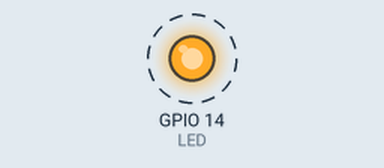
The sketch below on a simulated ESP32. Shown: output pins drawn as LEDs (lit = HIGH). Dashed ring = blinking. What the sketch prints to the serial monitor is not drawn.

Above: at 0.5 s.
Timing chart, 0 to 4.6 s (numbered marks = the images above):
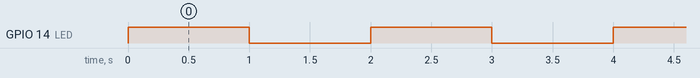

The sketch:

queue_1.ino
```cpp
/*********************************************************
* Exemplo que demonstra como criar uma fila, adicionar e ler
* dados da fila através de duas tasks
* Por: Fábio Souza
*********************************************************/
#define LED_VERMELHO 14   // Pino do LED Vermelho
#define LED_VERDE 13      // Pino do LED Verde
#define LED_AZUL 12       // Pino do LED Azul
#define BOTAO_1 7         // Pino do Botão 1
#define BOTAO_2 6         // Pino do Botão 2
#define BOTAO_3 5         // Pino do Botão 3
#define BOTAO_4 4         // Pino do Botão 4
#define BOTAO_5 3         // Pino do Botão 5
#define BOTAO_6 2         // Pino do Botão 6
#define BUZZER  17        // Pino Do Buzzer

/*Bibliotecas FreeRTOS */
#include "freertos/FreeRTOS.h"
#include "freertos/task.h"
#include "freertos/queue.h"

const int LED = LED_VERMELHO;           // Pino do LED

QueueHandle_t xFila;                    // Cria handle da fila
TaskHandle_t xTask1Handle,xTask2Handle; // Cria a handle das tasks

void vTask1(void *pvParameters);        // Protótipo da Task 1
void vTask2(void *pvParameters);        // Protótipo da Task 2

void setup() {

  BaseType_t xReturned;                 // Variável para armazenar o retorno das funções do FreeRTOS

  Serial.begin(9600);                   // Inicializa a Serial
  pinMode(LED,OUTPUT);                  // Configura o pino do LED como saída

  xFila = xQueueCreate(1,sizeof(int));  // Cria uma fila com 1 elemento do tipo int

  if(xFila == NULL){                                 // Verifica se a fila foi criada
    Serial.println("Nao foi possível criar a fila"); // Imprime uma mensagem de erro
    while(1);                                        // Loop infinito
  }

  xReturned = xTaskCreate(vTask1,"Task1",configMINIMAL_STACK_SIZE+1024,NULL,1,&xTask1Handle); // Cria a Task 1

  // Verifica se a Task foi criada com sucesso
  if(xReturned == pdFAIL){
    Serial.println("Não foi possível criar a Task 1");
    while(1);
  }

  xReturned = xTaskCreate(vTask2,"Task2",configMINIMAL_STACK_SIZE+1024,NULL,1,&xTask2Handle);   // Cria a Task 2
  // Verifica se a Task foi criada com sucesso
  if(xReturned == pdFAIL){
    Serial.println("Não foi possível criar a Task 2");
    while(1);
  }
}

void loop() {
  digitalWrite(LED, !digitalRead(LED));
  vTaskDelay(pdMS_TO_TICKS(1000));
}

/*
  Task responsável por enviar dados para a fila
*/
void vTask1(void *pvParameters){

  int count = 0;                                // Variável para contar

  while (1)
  {
    if(count<10){
        xQueueSend(xFila, &count,portMAX_DELAY);  // Envia o valor de count para a fila
        count++;                                  // Incrementa o valor de count
    }
    else{
      count = 0;                                  // Reinicia o valor de count
      vTaskDelay(pdMS_TO_TICKS(5000));            // Delay de 5 segundos
    }
    vTaskDelay(pdMS_TO_TICKS(500));               // Delay de 500ms
  }
}

/*
  Task responsável por receber dados da fila
*/
void vTask2(void *pvParameters){

  int valorRecebido = 0;                      // Variável para armazenar o valor recebido

  while (1)
  {
    if(xQueueReceive(xFila,&valorRecebido,pdMS_TO_TICKS(1000))==pdTRUE){  // Verifica se existe dado na fila
      Serial.println("Valor Recebido: " + String(valorRecebido));         // Imprime o valor recebido
    }
    else{
      Serial.println("TIMEOUT");                                          // Caso ocorra timeout imprime uma mensagem de erro
    }
  }
}
```

Measured:
- by itself, GPIO 14 (LED): alternates HIGH for 1.0 s and LOW for 1.0 s
